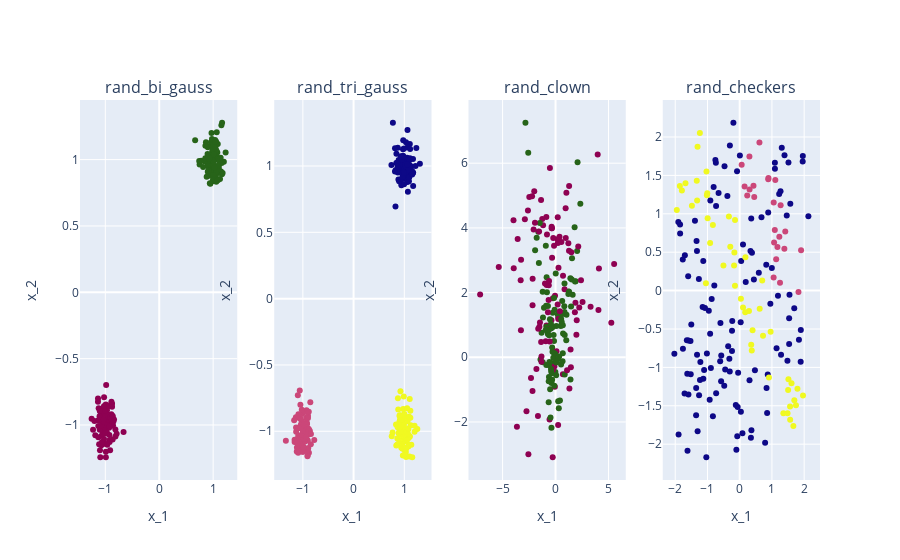

Notebook source saved alongside this figure:
### Code cell
fig = make_subplots(
    rows=1, cols=4,
    subplot_titles=list(DICT_RAND_FUNC.keys())
)

for i, (rand_func_name, rand_func_props ) in enumerate(DICT_RAND_FUNC.items()):
    # sample from ...
    output_X, output_y = rand_func_props["func"]()

    # plot
    fig.add_trace(
        go.Scatter(
            x=output_X[:, 0],
            y=output_X[:, 1],
            marker_color=output_y,
            mode="markers",
            showlegend=False
        ),
        row=1, col=i+1
    )

    # update layout
    fig.update_xaxes(title="x_1", row=1, col=i+1)
    fig.update_yaxes(title="x_2", row=1, col=i+1)

fig.show()

### Figure 1 — Plotly figure (JSON) as saved in the notebook; plotly's stock layout.template omitted (floating-point values rounded to 4 significant figures; data arrays with more than 128 entries replaced by an {"elided": "..."} marker saying what was removed)
{"data": [{"marker": {"color": {"elided": "200 int values"}}, "mode": "markers", "showlegend": false, "type": "scatter", "x": {"elided": "200 float values"}, "xaxis": "x", "y": {"elided": "200 float values"}, "yaxis": "y"}, {"marker": {"color": {"elided": "300 int values"}}, "mode": "markers", "showlegend": false, "type": "scatter", "x": {"elided": "300 float values"}, "xaxis": "x2", "y": {"elided": "300 float values"}, "yaxis": "y2"}, {"marker": {"color": {"elided": "200 int values"}}, "mode": "markers", "showlegend": false, "type": "scatter", "x": {"elided": "200 float values"}, "xaxis": "x3", "y": {"elided": "200 float values"}, "yaxis": "y3"}, {"marker": {"color": {"elided": "192 int values"}}, "mode": "markers", "showlegend": false, "type": "scatter", "x": {"elided": "192 float values"}, "xaxis": "x4", "y": {"elided": "192 float values"}, "yaxis": "y4"}], "layout": {"annotations": [{"font": {"size": 16}, "showarrow": false, "text": "rand_bi_gauss", "x": 0.1062, "xanchor": "center", "xref": "paper", "y": 1, "yanchor": "bottom", "yref": "paper"}, {"font": {"size": 16}, "showarrow": false, "text": "rand_tri_gauss", "x": 0.3688, "xanchor": "center", "xref": "paper", "y": 1, "yanchor": "bottom", "yref": "paper"}, {"font": {"size": 16}, "showarrow": false, "text": "rand_clown", "x": 0.6313, "xanchor": "center", "xref": "paper", "y": 1, "yanchor": "bottom", "yref": "paper"}, {"font": {"size": 16}, "showarrow": false, "text": "rand_checkers", "x": 0.8938, "xanchor": "center", "xref": "paper", "y": 1, "yanchor": "bottom", "yref": "paper"}], "xaxis": {"anchor": "y", "domain": [0, 0.2125], "title": {"text": "x_1"}}, "xaxis2": {"anchor": "y2", "domain": [0.2625, 0.475], "title": {"text": "x_1"}}, "xaxis3": {"anchor": "y3", "domain": [0.525, 0.7375], "title": {"text": "x_1"}}, "xaxis4": {"anchor": "y4", "domain": [0.7875, 1], "title": {"text": "x_1"}}, "yaxis": {"anchor": "x", "domain": [0, 1], "title": {"text": "x_2"}}, "yaxis2": {"anchor": "x2", "domain": [0, 1], "title": {"text": "x_2"}}, "yaxis3": {"anchor": "x3", "domain": [0, 1], "title": {"text": "x_2"}}, "yaxis4": {"anchor": "x4", "domain": [0, 1], "title": {"text": "x_2"}}}}
